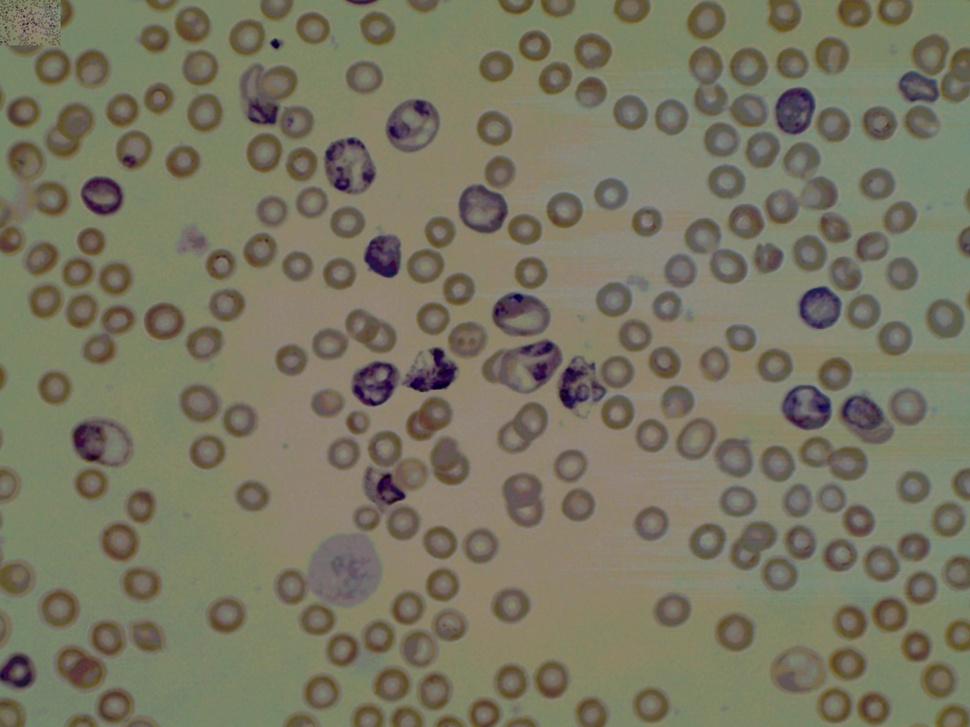
#> input picture pythonCounter/parasite2.jpg, 970 x 727 px, shrunk from 2048 x 1536 before the run
$ python counter.py parasite2.jpg   (Python 2 division)
#> lines starting #> are read from the running program, lines starting #| are printed output that depends on the picture; after the words box and inside, x2 and y2 are one past the last pixel; in counts of white or black regions, pixels touching at a corner belong together
# from cv2.cv import *
import cv2
import numpy as np
import sys
from matplotlib import pyplot as plt

#TO DO: find all of the cells in a square region.
#FInd cells with purple stuff in them.
def load_img():
    filename = sys.argv[1]
    img = cv2.imread(filename)
#> img is the input picture: shape (727, 970, 3); mean B, G, R 98.3, 118.6, 121.1
    cv2.imwrite('slide_1.jpg',img)
    gray = cv2.cvtColor(img,cv2.COLOR_BGR2GRAY)
    return img,gray

def get_contours(gray):
    ret,thresh = cv2.threshold(gray,127,255,cv2.THRESH_BINARY | cv2.THRESH_OTSU)
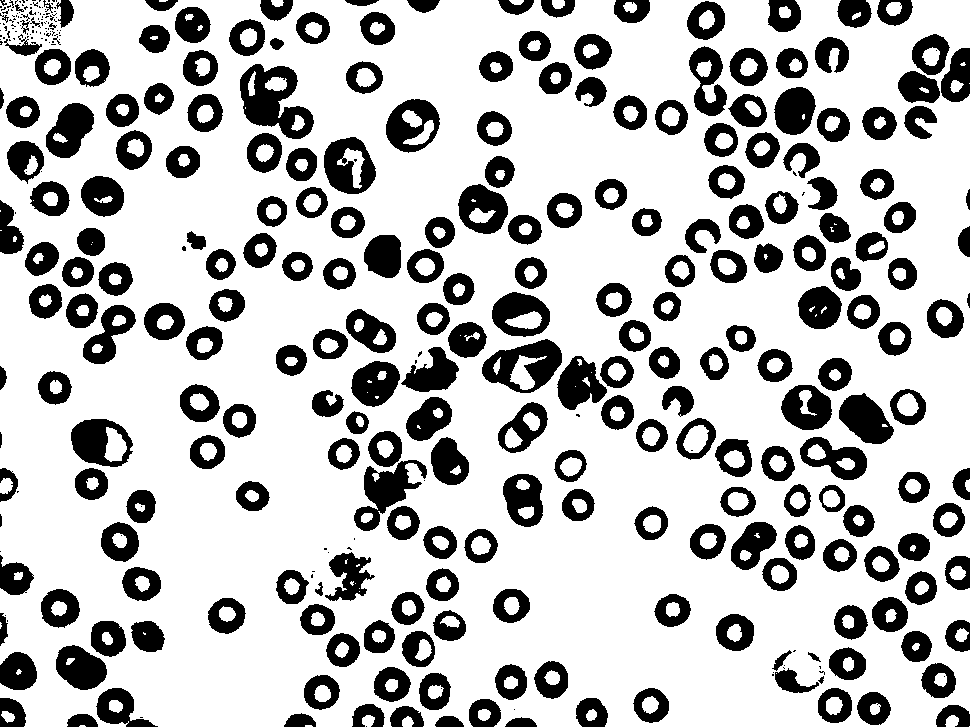
#> thresh: shape (727, 970); 74.5% white; 379 black regions (134 under 20 px)
#> ret = 107
    contours, hierarchy = cv2.findContours(thresh,cv2.RETR_TREE,cv2.CHAIN_APPROX_SIMPLE)
#> contours = 630 contours, 217 with area under 20; largest, box (x1, y1, x2, y2) and area: (0, 0, 970, 727) 683741, (239, 63, 315, 140) 3602, (481, 338, 563, 394) 3005, (70, 418, 134, 468) 2404, (323, 136, 377, 195) 2364
    return contours,thresh

def check_circles(center,radius,circles,img):
    print "CHECK"
    for cir in circles:
        if circles == []:
            break
        cc = cir[0]
        if center[0]<(cc[0]+cir[1]) and center[0]>(cc[0]-cir[1]) and center[1]<(cc[1]+cir[1]) and center[1]>(cc[1]-cir[1]):
            if radius>cir[1]:
                cv2.circle(img,center,radius,(0,255,0),2)
            else:
                return False
    print "DRAW"
    cv2.circle(img,center,radius,(0,255,0),2)
    return True

def main():
    img,gray = load_img()

    contours,thresh = get_contours(gray)

    c = 0
    c2 = 0
    circles = []
    for cnt in contours:
        M = cv2.moments(cnt)

        if M['m00'] != 0:
            # cx = int(M['m10']/M['m00'])
            # cy = int(M['m01']/M['m00'])
            # print M['m00'],cx,cy
            (x,y),radius = cv2.minEnclosingCircle(cnt)
            center = (int(x),int(y))
            radius = int(radius)
            if radius<60 and radius>20:
                c+= 1
                if check_circles(center,radius,circles,img):
                    c2+=1
                    circles.append([center,radius])
#> this loop made 630 passes
#> (x, y, radius, center, c, c2) on passes 55, 75: (796.5, 678.5, 23, (796, 678), 1, 1), (81.5, 664.5, 27, (81, 664), 2, 2)
#> (cnt, x, y, radius, center) on pass 2: ([[305, 725], [305, 726], [312, 726], [311, 725]], 308.5, 725.5, 3, (308, 725))
#| CHECK
#| DRAW
#| CHECK
#| DRAW
#> (further printed lines are left out)
#> after the loop, c = 38; c2 = 37; circles = 37 items
            # cv2.circle(img,(cx,cy),10,(0,0,255),3)
    print c, c2
#| 38 37
    cv2.drawContours(gray, contours, -1, (0,255,0), 3)
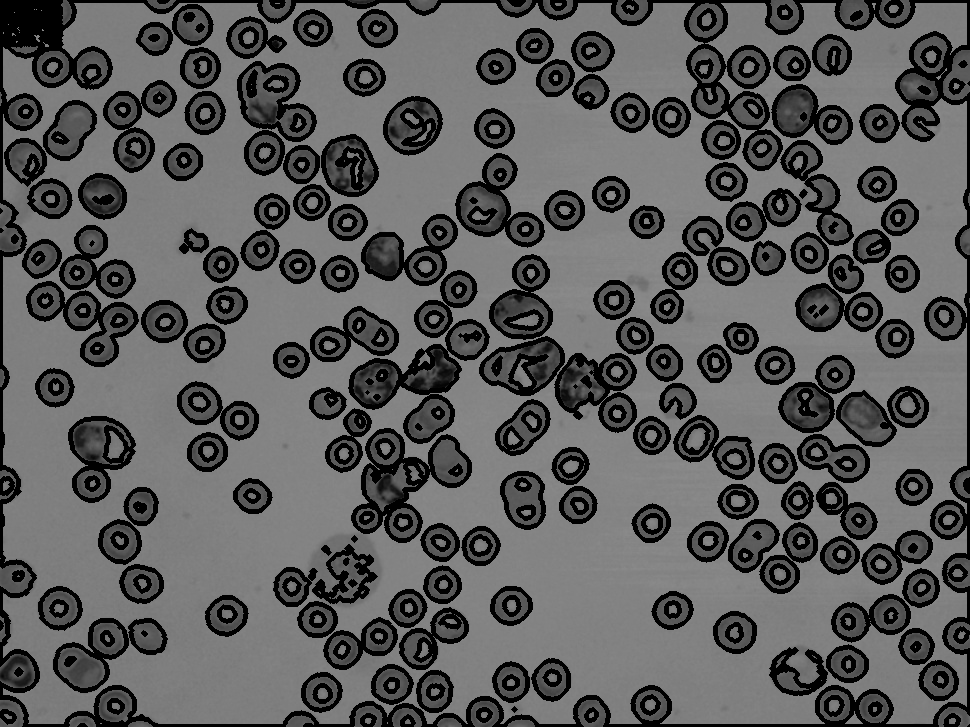
#> gray: shape (727, 970); min 0, max 142, mean 90.8

    lower_blue = np.array([40, 0, 40])
    upper_blue = np.array([100, 35, 100])
    mask = cv2.inRange(img, lower_blue, upper_blue)
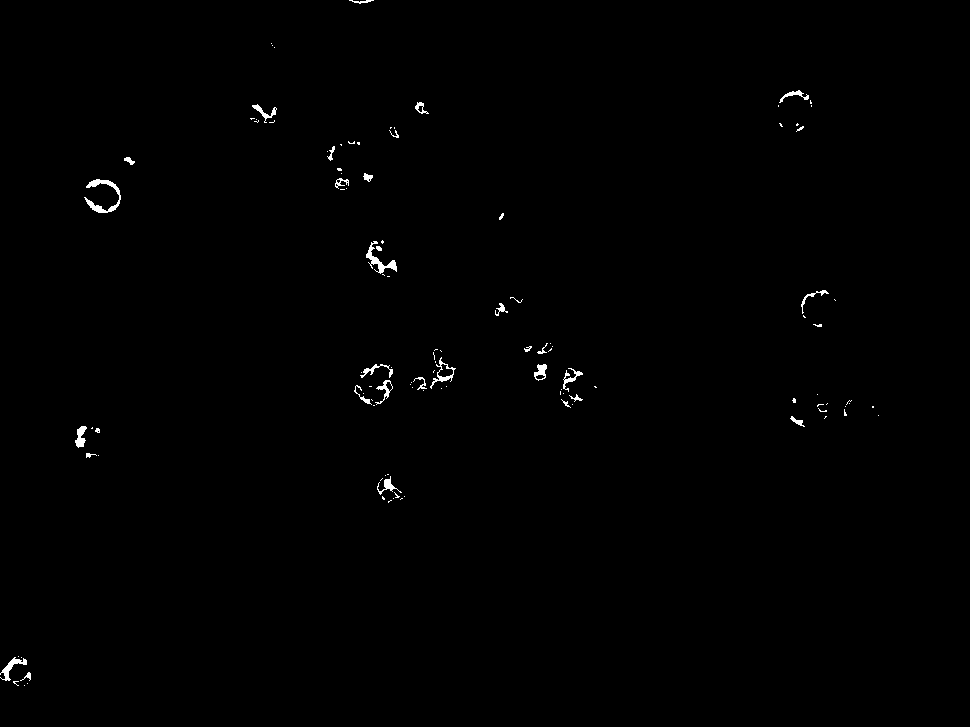
#> mask: shape (727, 970); 0.47% white; 116 white regions (84 under 20 px)
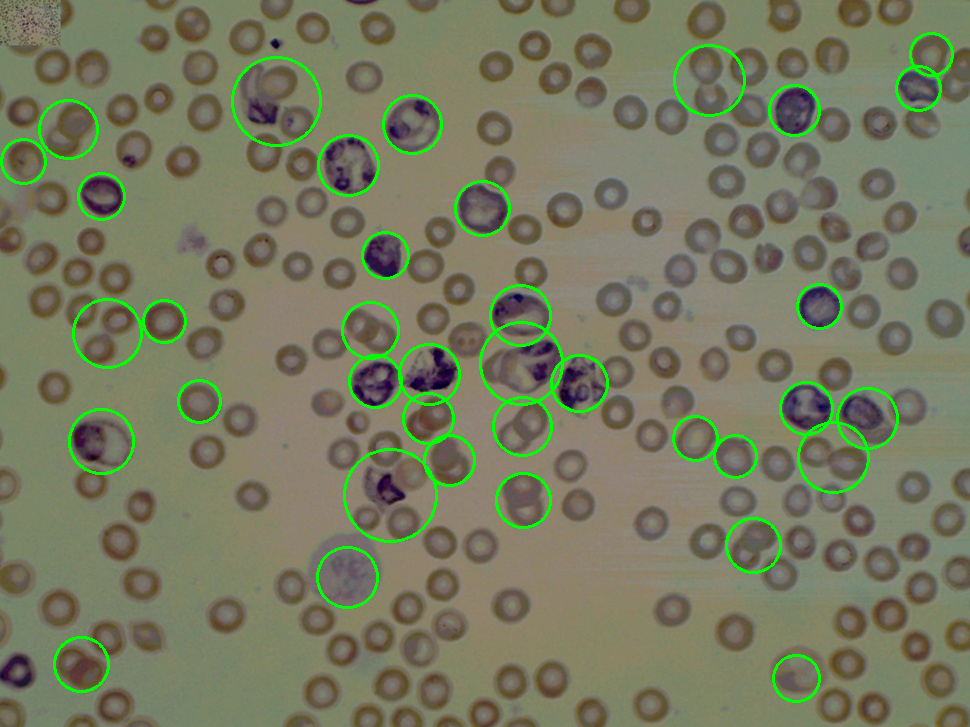
#> img: shape (727, 970, 3); 2.74% of pixels changed, all inside (x1, y1, x2, y2) = (0, 32, 954, 703)
    contours2,thresh2 = get_contours(mask)
#> in get_contours (call 2), `contours, hierarchy = cv2.findContours(thresh,cv2.RETR_TREE,cv2.CHAIN_..`: contours = 129 contours, 100 with area under 20; largest, box (x1, y1, x2, y2) and area: (84, 179, 121, 213) 279, (430, 357, 456, 389) 227, (366, 241, 397, 274) 208, (0, 657, 27, 681) 148, (437, 363, 454, 378) 136
#> contours2 has the same summary as contours in get_contours

    colors = []
    for ct in contours2:
        M = cv2.moments(ct)

        if M['m00']!= 0:
            (x,y),radius = cv2.minEnclosingCircle(ct)
            center = (int(x),int(y))
            radius = int(radius)
            cv2.circle(img,center,radius,(255,0,0),2)
            if radius<40:
                for circle in circles:
                    if x<(circle[0][0]+circle[1]) and x>(circle[0][0]-circle[1]) and y>(circle[0][1]-circle[1]) and y<(circle[0][1]+circle[1]):
                        colors.append([center,radius+30,circle])
#> this loop made 129 passes
#> (ct, x, y, radius, center) on pass 22: ([[92, 427], [91, 428], [92, 428]], 91.5, 427.5, 0, (91, 427))
#> (x, y, radius, center) on passes 3, 4, 6, 8, 12, 13: (15.5, 683, 3, (15, 683)), (25, 676.5, 6, (25, 676)), (13, 668.5, 15, (13, 668)), (389.5, 501, 1, (389, 501)), (383, 497.5, 1, (383, 497)), (396.3, 494.3, 3, (396, 494))
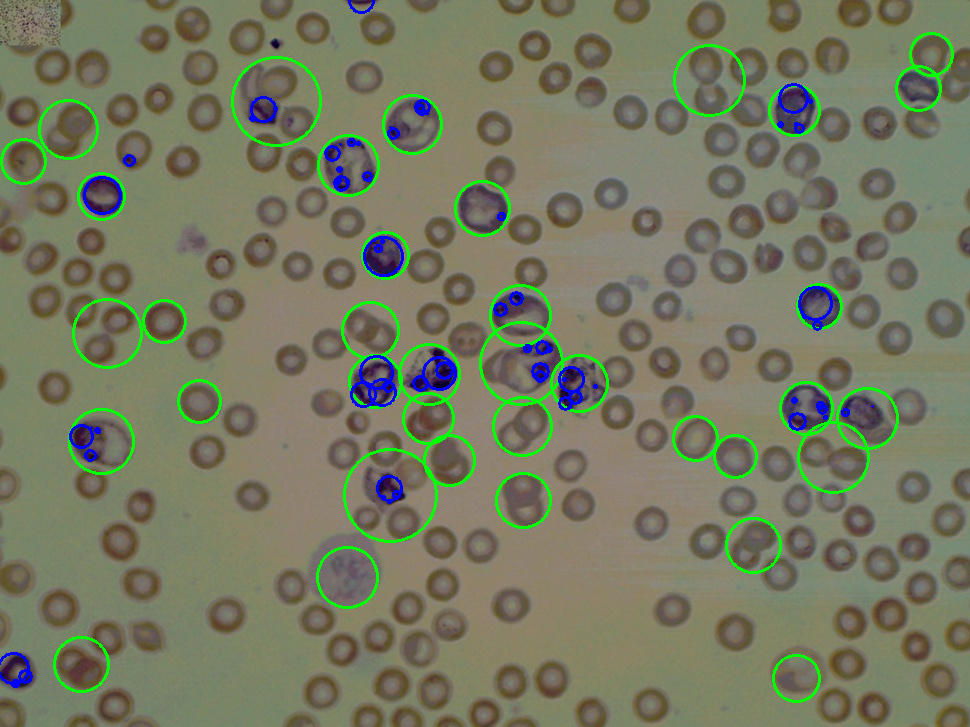
#> img: shape (727, 970, 3); 0.93% of pixels changed, all inside (x1, y1, x2, y2) = (0, 0, 874, 688)

    checked = []
    for ob in colors:
        center = ob[0]
        radius = ob[1]
        if ob[2] in checked:
            pass
        else:
            checked.append(ob[2])
            cv2.circle(img,ob[2][0],ob[2][1]-10,(0,0,255),2)
#> this loop made 68 passes
#> ob on passes 1 to 12: [(389, 501), 31, [(390, 495), 46]], [(383, 497), 31, [(390, 495), 46]], [(396, 494), 33, [(390, 495), 46]], [(389, 488), 42, [(390, 495), 46]], [(90, 455), 35, [(101, 441), 32]], [(97, 430), 32, [(101, 441), 32]], [(98, 431), 31, [(101, 441), 32]], [(91, 427), 30, [(101, 441), 32]], [(81, 436), 41, [(101, 441), 32]], [(825, 417), 31, [(806, 408), 26]], [(797, 421), 38, [(806, 408), 26]], [(845, 412), 33, [(867, 418), 30]]
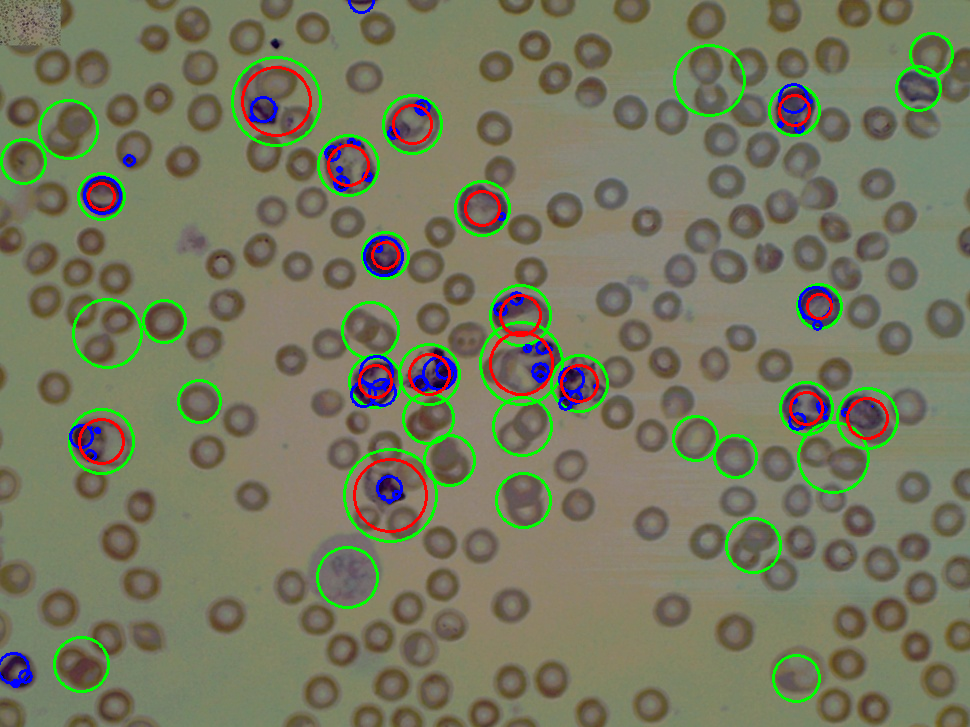
#> img: shape (727, 970, 3); 0.92% of pixels changed, all inside (x1, y1, x2, y2) = (78, 66, 889, 533)
#> (the run stopped early here; a loop or call above may not have finished)
